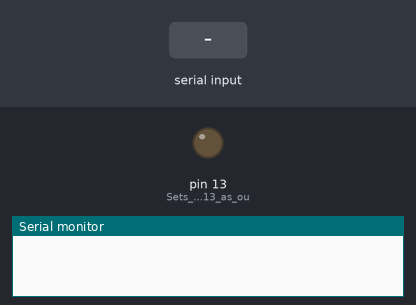
Recording of a sketch running on a simulated Arduino Uno, built with avr-gcc and run on an emulated ATmega328P. Parts: output pins drawn as LEDs (lit = HIGH), the last lines printed to the serial monitor. Inputs (shaded band) come from the test bench.

Above: at 1.2 s.
1.3 s: "1\n" received over the second serial link
At 2.1 s:
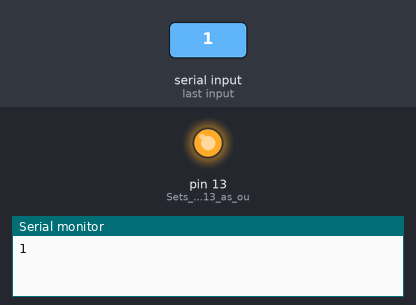
2.8 s: "0\n" received over the second serial link
At 3.2 s:
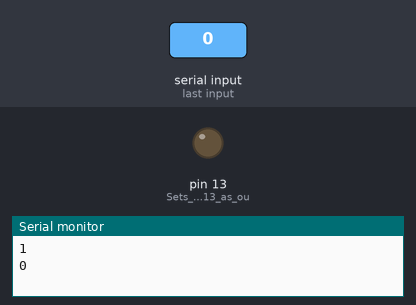
Timing chart, 0 to 5.8 s (numbered marks = the images above; inputs shaded):
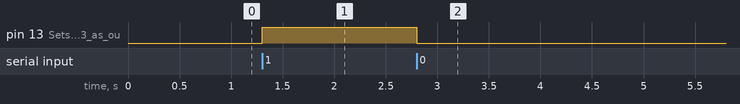

Measured:
- after the input at 1.3 s, pin 13 (Sets_digital_pin_13_as_ou): LOW → HIGH at once
- after the input at 2.8 s, pin 13 (Sets_digital_pin_13_as_ou): HIGH → LOW at once

The sketch:

bluetooth.ino
```cpp
/**
 * for arduino due use Serial1, Serial2, Serial3  instead of SoftwareSerial
 #define blue Serial1
 */
#include <SoftwareSerial.h>
SoftwareSerial blue(8,9); // BT(Tx,Rx)

char data;                //Variable for storing Incoming_value
void setup()
{
  blue.begin(9600);
  Serial.begin(9600);         //Sets the data rate in bits per second (baud) for serial data transmission
  pinMode(13, OUTPUT);        //Sets digital pin 13 as output pin
}
void loop()
{
  if(blue.available() > 0)
  {
    data = blue.read();      //Read the incoming data and store it into variable Incoming_value
    Serial.print(data);        //Print Value of Incoming_value in Serial monitor
    Serial.print("\n");        //New line
    if(data == '1')            //Checks whether value of Incoming_value is equal to 1
      digitalWrite(13, HIGH);  //If value is 1 then LED turns ON
    else if(data == '0')       //Checks whether value of Incoming_value is equal to 0
      digitalWrite(13, LOW);   //If value is 0 then LED turns OFF
  }

}
```
